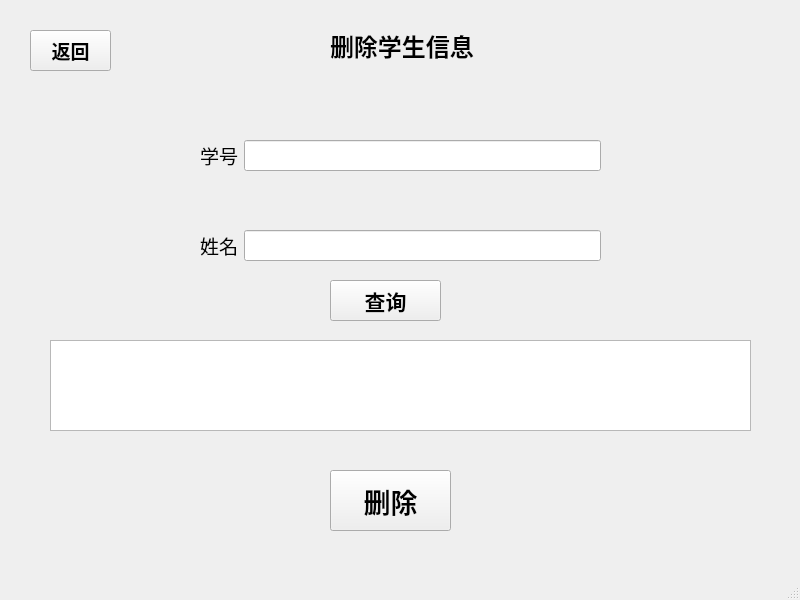
<?xml version="1.0" encoding="UTF-8"?>
<ui version="4.0">
 <class>deleteStuInfo</class>
 <widget class="QMainWindow" name="deleteStuInfo">
  <property name="geometry">
   <rect>
    <x>0</x>
    <y>0</y>
    <width>800</width>
    <height>600</height>
   </rect>
  </property>
  <property name="font">
   <font>
    <family>微软雅黑</family>
   </font>
  </property>
  <property name="windowTitle">
   <string>MainWindow</string>
  </property>
  <widget class="QWidget" name="centralwidget">
   <widget class="QPushButton" name="Return_Button">
    <property name="geometry">
     <rect>
      <x>30</x>
      <y>30</y>
      <width>81</width>
      <height>41</height>
     </rect>
    </property>
    <property name="font">
     <font>
      <pointsize>14</pointsize>
      <weight>75</weight>
      <bold>true</bold>
     </font>
    </property>
    <property name="text">
     <string>返回</string>
    </property>
   </widget>
   <widget class="QLabel" name="label">
    <property name="geometry">
     <rect>
      <x>330</x>
      <y>30</y>
      <width>151</width>
      <height>31</height>
     </rect>
    </property>
    <property name="font">
     <font>
      <pointsize>18</pointsize>
      <weight>75</weight>
      <bold>true</bold>
     </font>
    </property>
    <property name="text">
     <string>删除学生信息</string>
    </property>
   </widget>
   <widget class="QWidget" name="formLayoutWidget">
    <property name="geometry">
     <rect>
      <x>200</x>
      <y>140</y>
      <width>401</width>
      <height>121</height>
     </rect>
    </property>
    <layout class="QFormLayout" name="formLayout">
     <item row="0" column="1">
      <widget class="QLineEdit" name="lineEdit_id">
       <property name="font">
        <font>
         <pointsize>12</pointsize>
        </font>
       </property>
      </widget>
     </item>
     <item row="0" column="0">
      <widget class="QLabel" name="label_3">
       <property name="font">
        <font>
         <family>微软雅黑</family>
         <pointsize>14</pointsize>
        </font>
       </property>
       <property name="text">
        <string>学号</string>
       </property>
      </widget>
     </item>
     <item row="3" column="0">
      <widget class="QLabel" name="label_2">
       <property name="font">
        <font>
         <family>微软雅黑</family>
         <pointsize>14</pointsize>
        </font>
       </property>
       <property name="text">
        <string>姓名</string>
       </property>
      </widget>
     </item>
     <item row="3" column="1">
      <widget class="QLineEdit" name="lineEdit_name">
       <property name="font">
        <font>
         <pointsize>12</pointsize>
        </font>
       </property>
      </widget>
     </item>
     <item row="2" column="1">
      <spacer name="verticalSpacer">
       <property name="orientation">
        <enum>Qt::Vertical</enum>
       </property>
       <property name="sizeHint" stdset="0">
        <size>
         <width>20</width>
         <height>40</height>
        </size>
       </property>
      </spacer>
     </item>
    </layout>
   </widget>
   <widget class="QTableWidget" name="tableWidget">
    <property name="geometry">
     <rect>
      <x>50</x>
      <y>340</y>
      <width>701</width>
      <height>91</height>
     </rect>
    </property>
   </widget>
   <widget class="QPushButton" name="Delete_Button">
    <property name="geometry">
     <rect>
      <x>330</x>
      <y>470</y>
      <width>121</width>
      <height>61</height>
     </rect>
    </property>
    <property name="font">
     <font>
      <pointsize>20</pointsize>
      <weight>75</weight>
      <bold>true</bold>
     </font>
    </property>
    <property name="text">
     <string>删除</string>
    </property>
   </widget>
   <widget class="QPushButton" name="Search_Button">
    <property name="geometry">
     <rect>
      <x>330</x>
      <y>280</y>
      <width>111</width>
      <height>41</height>
     </rect>
    </property>
    <property name="font">
     <font>
      <pointsize>16</pointsize>
      <weight>75</weight>
      <bold>true</bold>
     </font>
    </property>
    <property name="text">
     <string>查询</string>
    </property>
   </widget>
  </widget>
  <widget class="QMenuBar" name="menubar">
   <property name="geometry">
    <rect>
     <x>0</x>
     <y>0</y>
     <width>800</width>
     <height>23</height>
    </rect>
   </property>
  </widget>
  <widget class="QStatusBar" name="statusbar"/>
 </widget>
 <resources/>
 <connections/>
</ui>
